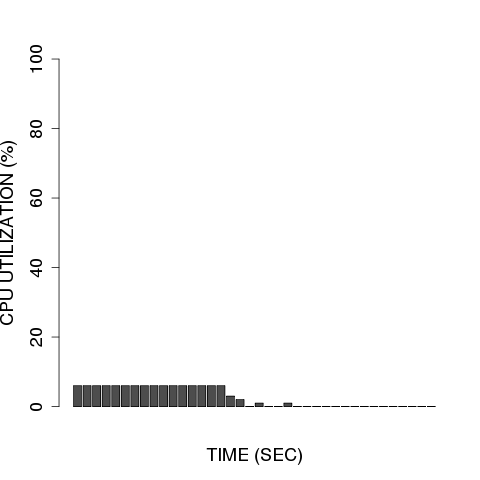

Generate this figure with R:
library(ggplot2)

require(devEMF)
emf('../log/kernelcompile/postcopy/1.emf')

#png("../log/kernelcompile/postcopy/1.emf")
#postscript("plot.eps")
#emf("plot.emf")

#cpus <- scan (pipe("awk '{print }' ../log/kernelcompile/postcopy/1.dstat"), skip=2)
#cpus <- read.table("../log/kernelcompile/postcopy/1.dstat", colClasses=3)

# header = TRUE ignores the first line, check.names = FALSE allows '+' in 'C++'
#benchmark <- read.table("../log/kernelcompile/postcopy/1.dstat", header = TRUE, row.names = "time", check.names = FALSE)
#benchmark <- read.table("../log/kernelcompile/postcopy/1.dstat", check.names = FALSE, comment.char = "#")
#benchmark <- read.table("../log/kernelcompile/postcopy/1.dstat", header = TRUE, check.names = FALSE, comment.char = "#")
#benchmark <- read.table("../log/kernelcompile/postcopy/1.dstat", check.names = FALSE)

#cpus <- read.table("../log/kernelcompile/postcopy/1.dstat", header = TRUE, row.name = "time")
#cpus <- read.table(pipe("awk '{print $3}' ../log/kernelcompile/postcopy/1.dstat | sed '1,2d'"))
cpus <- read.table(pipe("awk '{print $3}' ../log/kernelcompile/postcopy/1.dstat"), skip=3, nrows=-1)
#cpus <- read.table("../log/kernelcompile/postcopy/1.dstat", skip=1)
#cpus <- scan("../log/kernelcompile/postcopy/1.dstat", skip=1)
#cpus <- read.csv("../log/kernelcompile/postcopy/1.dstat", sep=",", head=TRUE)
#print(cpus)
#names(cpus)

#stripchart(cpus)
#plot(cpus)
#hist(cpus)
#boxplot(cpus)

# 't()' is matrix tranposition, 'beside = TRUE' separates the benchmarks, 'heat' provides nice colors
#barplot(t(as.matrix(benchmark)), beside = TRUE, col = heat.colors(6))
#barplot((as.matrix(benchmark)), beside = TRUE, col = heat.colors(6), xlab = "TIME (SEC)", ylab = "CPU UTILIZATION (%)")
#barplot(benchmark, beside = TRUE, xlab = "TIME (SEC)", ylab = "CPU UTILIZATION (%)")

#barplot((as.matrix(cpus)), beside = TRUE, xlab = "TIME (SEC)", ylab = "CPU UTILIZATION (%)")
barplot(t(100 - as.matrix(cpus)), ylim = c(0, 100), cex.axis = 1.5, cex.lab = 1.5, cex.names = 1.5, xlab = "TIME (SEC)", ylab = "CPU UTILIZATION (%)")
#barplot(cpus, xlab = "TIME (SEC)", ylab = "CPU UTILIZATION (%)")

# 'cex' stands for 'character expansion', 'bty' for 'box type' (we don't want borders)
#legend("topright", names(benchmark), cex = 0.9, bty = "n", fill = heat.colors(6))
